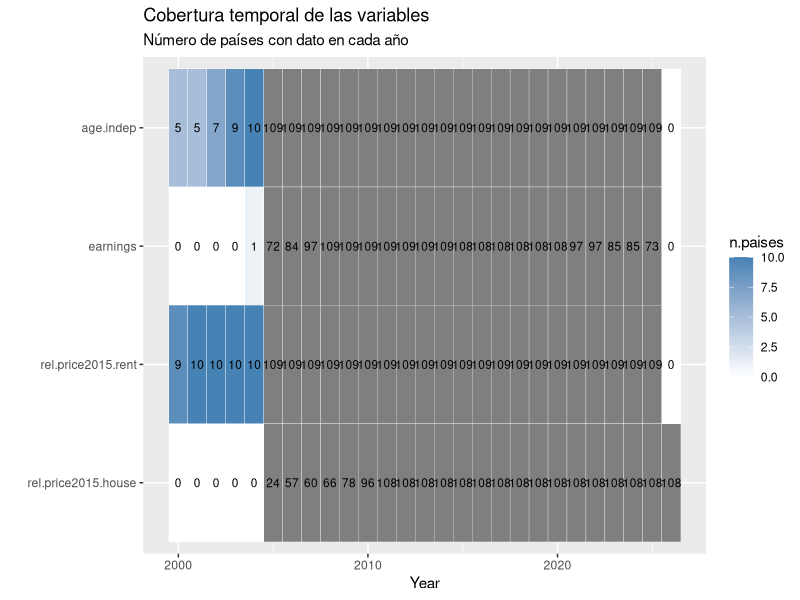
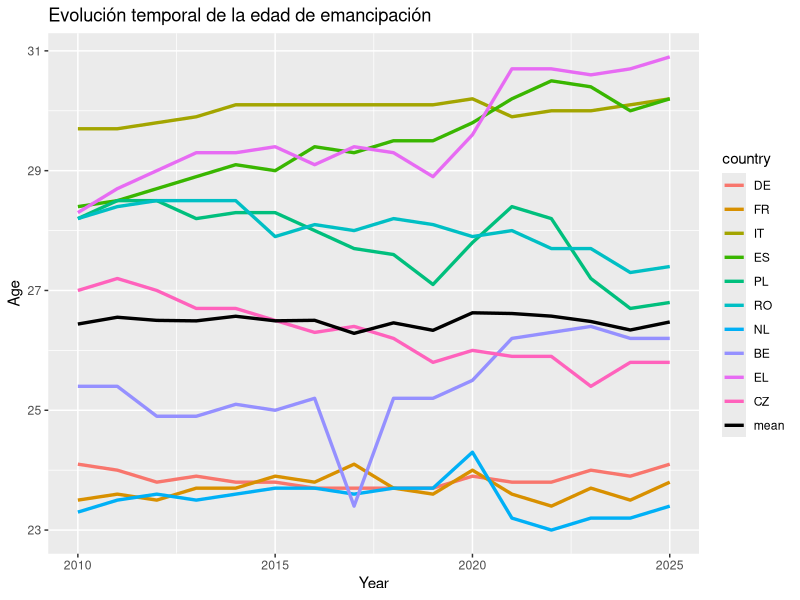
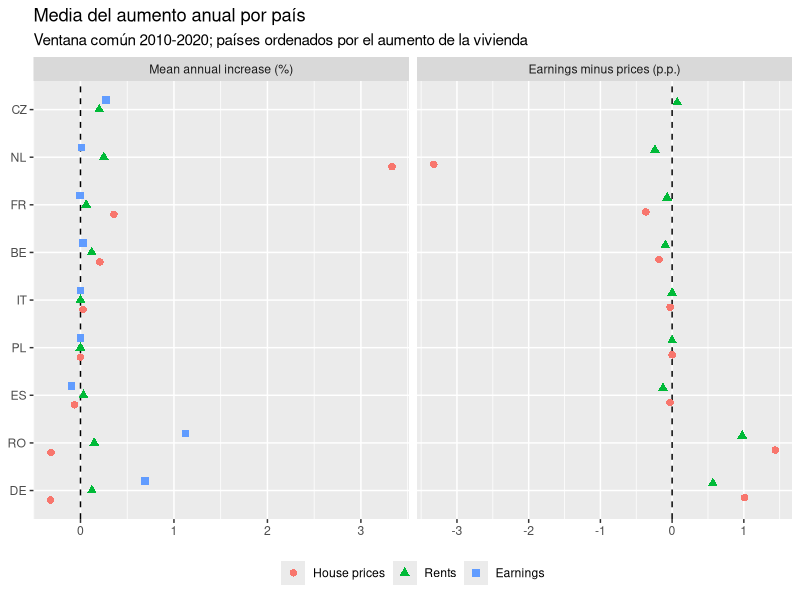
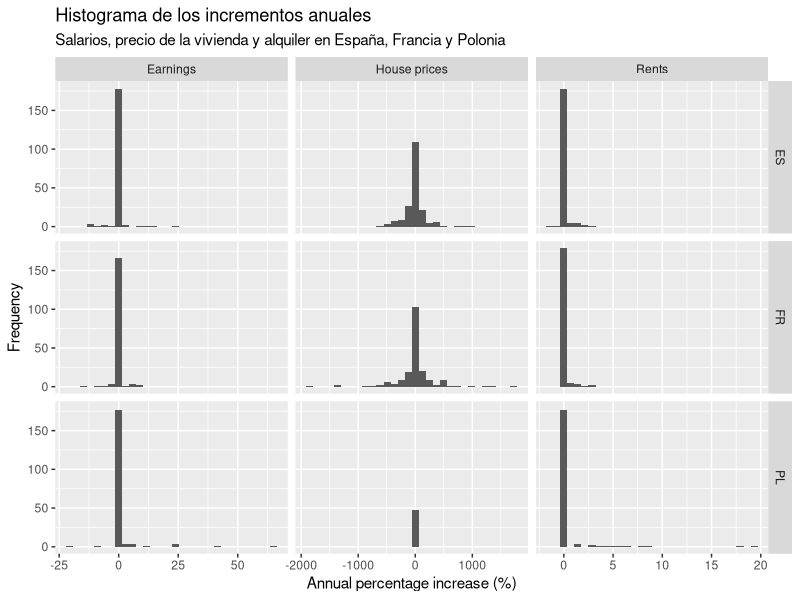
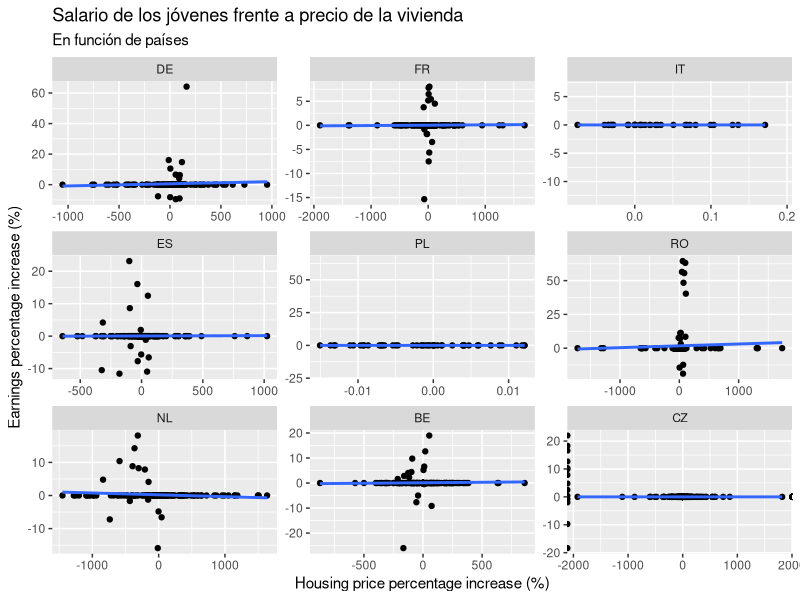
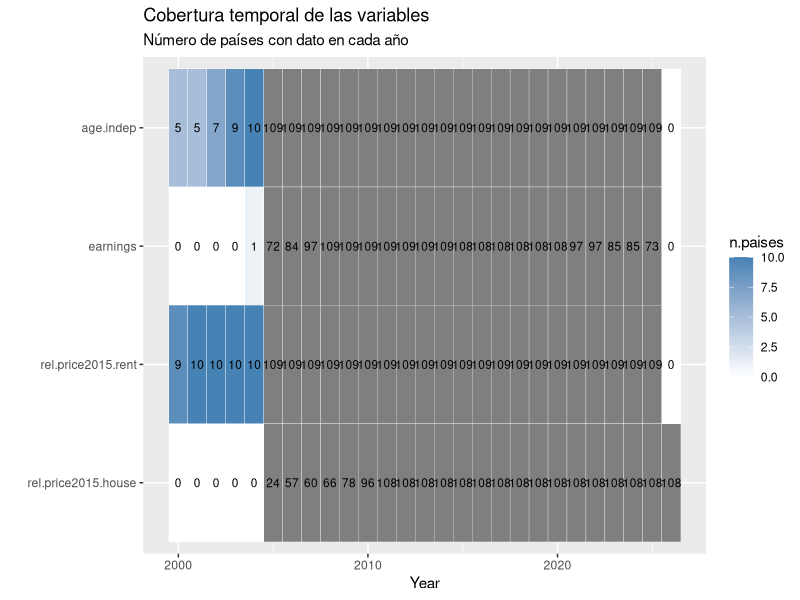
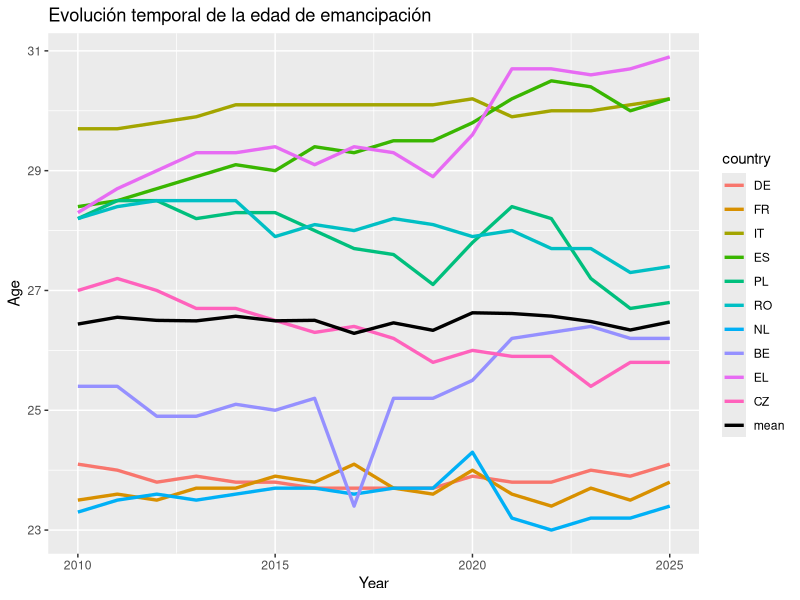
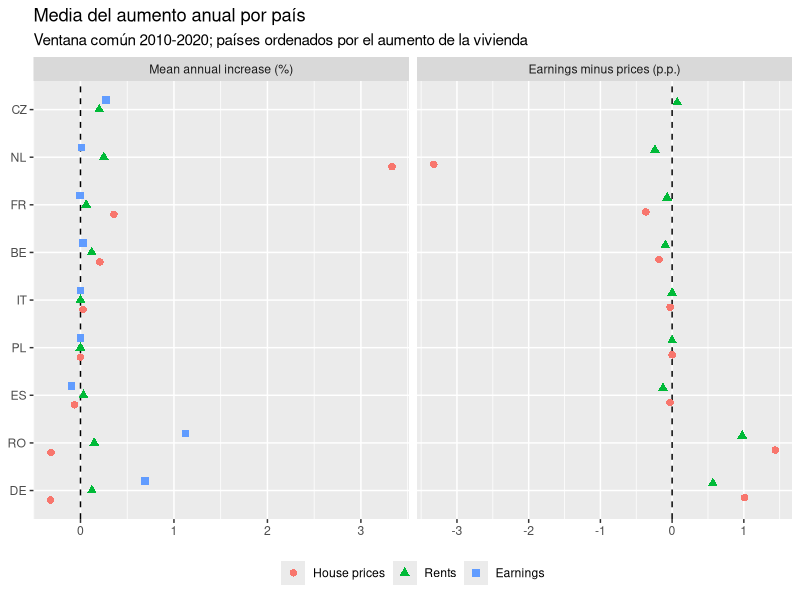

Reproduce these figures in R, in order. (Note: this script raises an error after producing the figures.)
## ---- chunk 1
knitr::opts_chunk$set(fig.width = 6.5, fig.height = 4, out.width = '100%',
                      echo = FALSE, message = FALSE, warning = FALSE)
# Tamaño por defecto de las figuras: 6.5 x 4.5 pulgadas, ajustadas al ancho del texto de la plantilla MDPI
## ---- chunk 2
library(readr)
library(stringr)
library(dplyr)
library(tidyr)
library(magrittr)
library(lubridate)
library(ggplot2)
library(GGally)
## ---- chunk 3
# Cargamos el dataframe
poblacion <- read_tsv('data/poblacion_paises.tsv')

# Limpiamos los nombres de la variable country para obtener los nombres de los paises
colnames(poblacion)[1] <- 'country'
poblacion %<>% mutate(country = sub("^.*,", "", country)) %>% mutate(across(-1, ~ as.numeric(gsub('[^0-9.]', '', .x))))

# Calculamos la media poblacional de cada pais desde el 2000 hasta hoy
poblacion %<>% transmute(country, population = rowMeans(select(., -country), na.rm = TRUE))

# Ordenamos los paises de mayor a menor poblacion
# Eliminamos algunos que no pertenecen politicamente a Europa
poblacion %<>% arrange(desc(population)) %>% filter(!(country %in% c('RU', 'UA', 'DE_TOT', 'TR', 'FX', 'BY', 'AZ', 'UK')))

# Nos quedamos con los nombres de los 10 primeros
mas.poblacion10 <- poblacion$country[1:10]

# Nos quedamos con los nombres de los 5 primeros
mas.poblacion5 <- poblacion$country[1:5]
## ---- chunk 4
# Cargamos el dataframe
indep.resid <- read_tsv('data/edad_independencia_residencial.tsv')

# La primera columna viene con los valores de sex y country, por lo que hay que separarlos
colnames(indep.resid)[1] <- 'sex.country'
indep.resid %<>% mutate(sex.country = sub("^.*,([^,]*,[^,]*)$", "\\1", sex.country)) %>% separate(sex.country, into = c('sex', 'country'), sep = ',') %>% mutate(sex = factor(sex))

# Aqui pasamos los valores de edad de emancipacion en funcion de año a formato tidy
# Filtramos para quedarnos con sex = 'T', el total, ya que no nos interesa la diferenciacion por sexos
# Nos quedamos con los 10 paises mas poblados
indep.resid %<>% mutate(across(c(-1, -2), ~ as.numeric(gsub('[^0-9.]', '', .x)))) %>% pivot_longer(cols = c(-1, -2), names_to = 'year', values_to = 'age.indep') %>% mutate(year = as.numeric(year)) %>% filter(sex == 'T' & country %in% mas.poblacion10) %>% select(-sex) %>% mutate(country = factor(country, levels = mas.poblacion10, labels = mas.poblacion10))
## ---- chunk 5
precio.vivienda <- read_tsv('data/precio_vivienda.tsv')

colnames(precio.vivienda)[1] <- 'country'
precio.vivienda %<>% mutate(country = sub(".*,", "", country))

precio.vivienda %<>% mutate(across(-1, ~ as.numeric(gsub('[^0-9.]', '', .x)))) %>% pivot_longer(cols = -1, names_to = 'year.quadri', values_to = 'rel.price2015.house')

# Como el indice viene por cuatrimestres, nos quedamos con 1 solo valor, el correspondiente al cuatrimestre 1
precio.vivienda %<>% separate(year.quadri, into = c('year', 'quadri'), sep = '-') %>% mutate(quadri = factor(quadri, ordered=TRUE)) %>% mutate(year = as.numeric(year)) %>% filter(country %in% mas.poblacion10 & quadri == 'Q1') %>% select(-quadri) %>% mutate(country = factor(country, levels = mas.poblacion10, labels = mas.poblacion10))
## ---- chunk 6
precio.alquiler <- read_tsv('data/precio_alquiler.tsv')

colnames(precio.alquiler)[1] <- 'country'
precio.alquiler %<>% mutate(country = sub(".*,", "", country))

precio.alquiler %<>% mutate(across(-1, ~ as.numeric(gsub('[^0-9.]', '', .x)))) %>% pivot_longer(cols = -1, names_to = 'year', values_to = 'rel.price2015.rent') %>% mutate(year = as.numeric(year)) %>% filter(country %in% mas.poblacion10) %>% mutate(country = factor(country, levels = mas.poblacion10, labels = mas.poblacion10))
## ---- chunk 7
salarios2 <- read_tsv('data/salarios2.tsv')

# Este dataframe ha sido obtenido de otra fuente
# Por eso los nombres de los paises vienen en otro formato y hay que hacer el filtrado manualmente otra vez 
salarios2 %<>% transmute(country = ref_area.label, year = time, earnings = 0.9*obs_value, source = factor(source.label))
names.country <- c('Germany', 'France', 'Italy', 'Spain', 'Poland', 'Romania', 'Netherlands', 'Belgium', 'Greece', 'Czechia')
names.country %in% salarios2$country
salarios2 %<>% filter(country %in% names.country) %>% mutate(country = factor(country, levels = names.country, labels = mas.poblacion10))

# En algunos paises se ha cambiado el metodo de cuantificar los salarios, por lo que hay saltos muy grandes de un año a otro
# Identificamos los paises en los que ha pasado esto
major.source <- salarios2 %>% count(country, source) %>% group_by(country) %>% arrange(desc(n)) %>% slice(1) %>% mutate(major.source = source) %>% select(c(-source, -n))

# Para no estropear la tendencia temporal, nos quedamos con los datos correspondientes a 1 solo metodo, del que mas observaciones haya
salarios2 %<>% full_join(major.source) %>% mutate(earnings = ifelse(source == major.source, earnings, NA)) %>% select(c(-major.source, -source))
## ---- chunk 8
# Juntamos todas las variables en un dataframe por paises y años
jovenes.df <- indep.resid %>% full_join(salarios2) %>% full_join(precio.alquiler) %>% full_join(precio.vivienda) 
## ---- chunk 9
sumario.jovenes <- data.frame(variable = colnames(jovenes.df))
sumario.jovenes$type <- sapply(jovenes.df, function(x) class(x)[1])
sumario.jovenes$levels <- sapply(jovenes.df, function(x) length(unique(x)))
sumario.jovenes$topLevel <- sapply(jovenes.df, function(x) names(which.max(table(x))))
sumario.jovenes$topCount <- sapply(jovenes.df, function(x) max(table(x)))
sumario.jovenes$topFrac <- sumario.jovenes$topCount / nrow(jovenes.df)
sumario.jovenes$missFreq <- sapply(jovenes.df, function(x) sum(is.na(x)))
sumario.jovenes$missFrac <- sumario.jovenes$missFreq / nrow(jovenes.df)


tab.df <- sumario.jovenes
num <- suppressWarnings(as.numeric(tab.df$topLevel))
tab.df$topLevel <- ifelse(is.na(num), tab.df$topLevel, format(round(num, 2), trim = TRUE, drop0trailing = TRUE))

tab.sumario <- knitr::kable(tab.df, format = 'latex', booktabs = TRUE, linesep = '', digits = 3, align = c('l', 'l', 'r', 'r', 'r', 'r', 'r', 'r'), col.names = c('Variable', 'Type', 'Levels', 'Top level', 'Top count', 'Top frac.', 'Miss. freq.', 'Miss. frac.'))
knitr::asis_output(paste0('\\begin{table}[H]\n\\caption{Resumen de las variables del conjunto de datos.}\n\\centering\\footnotesize\\setlength{\\tabcolsep}{4pt}\n', paste(tab.sumario, collapse = '\n'), '\n\\end{table}\n'))
## ---- chunk 10
dim(jovenes.df)
# Numero de registros y de variables

vars.num <- setdiff(colnames(jovenes.df)[sapply(jovenes.df, is.numeric)], 'year')
vars.num
# Variables cuantitativas continuas. 'country' es cualitativa nominal y 'year' es cuantitativa discreta (indice temporal)

por.var <- function(f) unname(sapply(jovenes.df[vars.num], f))
# Aplica una funcion a cada variable numerica y devuelve un vector sin nombres
## ---- chunk 11
cobertura <- jovenes.df %>% group_by(year) %>% summarise(across(all_of(vars.num), ~ sum(!is.na(.x)))) %>% pivot_longer(-year, names_to = 'variable', values_to = 'n.paises') %>% mutate(variable = factor(variable, levels = rev(vars.num)))

ggplot(cobertura, aes(x = year, y = variable, fill = n.paises)) + geom_tile(color = 'white') + geom_text(aes(label = n.paises), size = 3) + scale_fill_gradient(low = 'white', high = 'steelblue', limits = c(0, length(unique(jovenes.df$country)))) + labs(title = 'Cobertura temporal de las variables', subtitle = 'Número de países con dato en cada año') + xlab('Year') + ylab('')
ggsave('results/univ_cobertura.pdf', width = 14, height = 10, dpi = 300)
## ---- chunk 12
# Limitamos el estudio desde el 2010 hasta el 2025
jovenes.df %<>% filter(year >= 2010 & year <= 2025)

# Obtenemos el primer año en el que comienzan las medidas de salarios y precios
# Tomamos este año como valor de referencia para poder compararlos luego mas facilmente
year.start <- jovenes.df %>% group_by(country) %>% arrange(year) %>% select(c(country, year, rel.price2015.rent, rel.price2015.house, earnings)) %>%  filter(if_all(everything(), ~ !is.na(.x))) %>% slice(1) %>% ungroup() %>% transmute(country, year.start = year)

jovenes.df <- full_join(jovenes.df, year.start)

# Ahora tomamos, para cada variable, un valor de 100 en el año de referencia, asi las podremos comparar mejor graficamente
jovenes.df %<>% group_by(country) %>% mutate(earnings = earnings/earnings[year == unique(year.start)]*100, price.rent = rel.price2015.rent/rel.price2015.rent[year == unique(year.start)]*100, price.house = rel.price2015.house/rel.price2015.house[year == unique(year.start)]*100) %>% select(c(-year.start, -rel.price2015.rent, -rel.price2015.house)) %>% ungroup()

# Calculamos los salarios en proporcion al precio de la vivienda y a los alquileres, respectivamente
jovenes.df %<>% mutate(earn.prop.house = earnings/price.house*100, earn.prop.rent = earnings/price.rent*100)

# Calculamos el aumento porcentual de los salarios, alquileres y precio de la vivienda para cada año
jovenes.df %<>%
  group_by(country) %>%
  arrange(year, .by_group = TRUE) %>%
  mutate(
    age.diff = age.indep - lag(age.indep),
    earn.diff = earnings - lag(earnings),
    house.diff = price.house - lag(price.house),
    rent.diff = price.rent - lag(price.rent)
  ) %>%
  ungroup()
## ---- chunk 13
# Calculamos ahora cuales son las variables cuantitativas continuas tras las transformaciones
vars.num <- setdiff(colnames(jovenes.df)[sapply(jovenes.df, is.numeric)], 'year')
vars.num
## ---- chunk 14
mystats <- function(x, na.omit = TRUE) {
  if (na.omit) x <- x[!is.na(x)]
  m <- mean(x)
  n <- length(x)
  s <- sd(x)
  skew <- sum((x - m)^3 / s^3) / n
  kurt <- sum((x - m)^4 / s^4) / n - 3
  return(c(n = n, mean = m, trimmed = mean(x, trim = 0.1), median = median(x), min = min(x), q1 = quantile(x, 0.25, names = FALSE), q3 = quantile(x, 0.75, names = FALSE), max = max(x), stdev = s, var = var(x), mad = mad(x), IQR = IQR(x), skew = skew, kurtosis = kurt))
}
# Funcion del Tema 6 (asimetria y curtosis en exceso), ampliada con media recortada (10%), cuartiles, rango intercuartilico y MAD

estad <- sapply(jovenes.df[vars.num], mystats)

t(round(estad[c('n', 'mean', 'trimmed', 'median', 'min', 'q1', 'q3', 'max'), ], 2))
# Tendencia central y posicion

t(round(estad[c('stdev', 'var', 'mad', 'IQR', 'skew', 'kurtosis'), ], 2))
# Dispersion y forma (skew > 0: cola larga a la derecha; kurtosis > 0: colas mas pesadas que la normal)
## ---- chunk 15
# Estadisticos descriptivos por pais (5 paises mas poblados) en una tabla compacta
nm <- names(mystats(c(0, 1)))
mystats.pais <- function(x) if (all(is.na(x))) setNames(rep(NA_real_, length(nm)), nm) else mystats(x)

# Una fila por variable para cada pais (mismas medidas que mystats)
estad.pais <- lapply(mas.poblacion5, function(p) {
  res <- t(sapply(jovenes.df[jovenes.df$country == p, vars.num], mystats.pais))
  data.frame(variable = vars.num, res, row.names = NULL)
})
estad.pais <- do.call(rbind, estad.pais)
estad.pais$n <- as.integer(estad.pais$n)

tab.est <- knitr::kable(estad.pais, format = 'latex', booktabs = TRUE, linesep = '', digits = 2, align = c('l', rep('r', 14)), col.names = c('Variable', 'n', 'Mean', 'Trim.', 'Median', 'Min', 'Q1', 'Q3', 'Max', 'SD', 'Var', 'MAD', 'IQR', 'Skew', 'Kurt.'))

# Se inserta una fila de cabecera con el nombre de cada pais antes de su bloque de variables
lin <- unlist(strsplit(paste(tab.est, collapse = '\n'), '\n'))
i.mid <- grep('^\\\\midrule', lin)[1]
i.bot <- grep('^\\\\bottomrule', lin)
cuerpo <- lin[(i.mid + 1):(i.bot - 1)]
nv <- length(vars.num)
bloques <- unlist(lapply(seq_along(mas.poblacion5), function(k) c(sprintf('\\midrule\\multicolumn{15}{l}{\\textbf{%s}}\\\\', mas.poblacion5[k]), cuerpo[((k - 1) * nv + 1):(k * nv)])))
tabla <- paste(c(lin[1:(i.mid - 1)], bloques, lin[i.bot:length(lin)]), collapse = '\n')

# Letra pequena y reduccion automatica al ancho del texto si la tabla es mas ancha
knitr::asis_output(paste0('\\begin{table}[htbp]\n\\caption{Estadísticos descriptivos por país (5 países más poblados).}\n\\centering\\scriptsize\\setlength{\\tabcolsep}{2pt}\n\\resizebox{\\ifdim\\width>\\linewidth\\linewidth\\else\\width\\fi}{!}{%\n', tabla, '}\n\\end{table}\n'))
## ---- chunk 16
age.mean <- jovenes.df %>% group_by(year) %>% summarise(age.mean = mean(age.indep, na.rm = TRUE), .groups = "drop")
ggplot() + geom_line(data = jovenes.df, mapping = aes(x = year, y = age.indep, color = country), linewidth = 1.15, na.rm = TRUE) + geom_line(data = age.mean, mapping = aes(x = year, y = age.mean, color = 'mean'), linewidth = 1.15, na.rm = TRUE) +
  scale_color_manual(values = c(setNames(scales::hue_pal()(length(unique(jovenes.df$country))), unique(jovenes.df$country)), "mean" = "black")) +
  labs(title = 'Evolución temporal de la edad de emancipación') + xlab('Year') + ylab('Age')
ggsave('results/edad_emancipacion.pdf', width = 14, height = 10, dpi = 300)
## ---- chunk 17
media.edad <- jovenes.df %>% group_by(country) %>% summarise(n.years = n(), media = round(mean(age.indep, na.rm = TRUE),2), media.pct = round(mean(age.diff, na.rm = TRUE),2), total.dif = age.indep[length(age.indep)]-age.indep[1], .groups = 'drop') %>% as.data.frame()
media.edad
# Media anual de cada pais de la edad de emancipación
## ---- chunk 18
paises.excluir <- character(0)
# Paises que se quieran dejar fuera del estudio (por ejemplo, uno con una serie muy corta que acorte la ventana comun). Grecia ya queda fuera porque no tiene serie de vivienda

aumentos <- jovenes.df %>% filter(!country %in% paises.excluir) %>% select(country, year, earnings, price.rent, price.house, earn.pct = earn.diff, rent.pct = rent.diff, house.pct = house.diff)
# Aumento porcentual: la propia .diff (variacion anual del indice, que vale 100 en el año base)

vars.pct <- c('house.pct', 'rent.pct', 'earn.pct')
# Variables del estudio: aumento porcentual de la vivienda, del alquiler y de los salarios

rango.paises <- aumentos %>% filter(!is.na(earnings) & !is.na(price.rent) & !is.na(price.house)) %>% group_by(country) %>% summarise(primero = min(year), ultimo = max(year), .groups = 'drop') %>% as.data.frame()
# Primer y ultimo año con las tres series disponibles en cada pais

year.ini <- max(rango.paises$primero)
year.fin <- min(rango.paises$ultimo)
c(year.ini = year.ini, year.fin = year.fin)
# Ventana comun: desde el ultimo de los primeros años hasta el primero de los ultimos

aum.comun <- aumentos %>% filter(year > year.ini & year <= year.fin) %>% filter(if_all(all_of(vars.pct), ~ !is.na(.x)))
# Variaciones anuales dentro de la ventana comun (la primera es la de year.ini + 1) y sin datos ausentes

aum.comun %>% count(country) %>% as.data.frame()
## ---- chunk 19
medias.pais <- aum.comun %>% group_by(country) %>% summarise(n.years = n(), across(all_of(vars.pct), mean), .groups = 'drop') %>% mutate(earn.menos.house = earn.pct - house.pct, earn.menos.rent = earn.pct - rent.pct) %>% as.data.frame()
# Media anual de cada pais en la ventana comun y diferencias entre variables

# Figura compacta: a la izquierda, media anual del aumento de la vivienda, el alquiler y los salarios; a la derecha, diferencia entre salarios y precios (p.p. = puntos porcentuales)
orden <- as.character(medias.pais$country[order(medias.pais$house.pct)])
etq <- c(house.pct = 'House prices', rent.pct = 'Rents', earn.pct = 'Earnings')
pan <- c('Mean annual increase (%)', 'Earnings minus prices (p.p.)')

medias.fig <- bind_rows(
  medias.pais %>% select(country, house.pct, rent.pct, earn.pct) %>% pivot_longer(-country, names_to = 'variable', values_to = 'valor') %>% mutate(panel = pan[1]),
  medias.pais %>% transmute(country, house.pct = earn.menos.house, rent.pct = earn.menos.rent) %>% pivot_longer(-country, names_to = 'variable', values_to = 'valor') %>% mutate(panel = pan[2])
) %>% mutate(country = factor(country, levels = orden), variable = factor(variable, levels = names(etq), labels = etq), panel = factor(panel, levels = pan))

ggplot(medias.fig, aes(x = valor, y = country, color = variable, shape = variable, group = variable)) + geom_vline(xintercept = 0, linetype = 2) + geom_point(size = 2.2, position = position_dodge(width = 0.6)) + facet_wrap(~panel, scales = 'free_x') + labs(title = 'Media del aumento anual por país', subtitle = paste0('Ventana común ', year.ini, '-', year.fin, '; países ordenados por el aumento de la vivienda'), x = NULL, y = NULL, color = NULL, shape = NULL) + theme(legend.position = 'bottom')
ggsave('results/univ_aumentos_medias.pdf', width = 6.5, height = 3.5, dpi = 300)
## ---- chunk 20
# Tabla con los valores de la figura (mismo orden: de mayor a menor aumento de la vivienda)
n.pais <- nrow(medias.pais)
n.house <- sum(medias.pais$earn.menos.house > 0)
n.rent <- sum(medias.pais$earn.menos.rent > 0)

tab.med <- medias.pais %>% arrange(desc(house.pct)) %>% select(country, house.pct, rent.pct, earn.pct, earn.menos.house, earn.menos.rent)
tab.med <- knitr::kable(tab.med, format = 'latex', booktabs = TRUE, linesep = '', digits = 2, align = c('l', rep('r', 5)), escape = FALSE, col.names = c('Country', 'House', 'Rent', 'Earnings', 'Earn.$-$House', 'Earn.$-$Rent'))

knitr::asis_output(paste0('\\begin{table}[H]\n\\caption{Media anual del aumento (\\%) de los precios de la vivienda, del alquiler y de los salarios en ', year.ini, '-', year.fin, ', y diferencia entre salarios y precios (p.p.). Los salarios crecen más que la vivienda en ', n.house, ' de ', n.pais, ' países y más que el alquiler en ', n.rent, ' de ', n.pais, '.}\n\\centering\\footnotesize\n', paste(tab.med, collapse = '\n'), '\n\\end{table}\n'))
## ---- chunk 21
# Histogramas de los incrementos anuales (los mismos de antes, bins = 30) de salarios, vivienda y alquiler en tres paises
paises.hist <- c('ES', 'FR', 'PL')

hist.df <- jovenes.df %>% filter(country %in% paises.hist) %>% select(country, earn.diff, house.diff, rent.diff) %>% pivot_longer(-country, names_to = 'variable', values_to = 'aumento') %>% mutate(country = factor(country, levels = paises.hist), variable = factor(variable, levels = c('earn.diff', 'house.diff', 'rent.diff'), labels = c('Earnings', 'House prices', 'Rents')))

ggplot(hist.df, aes(x = aumento)) + geom_histogram(bins = 30, na.rm = TRUE) + facet_grid(country ~ variable, scales = 'free_x') + xlab('Annual percentage increase (%)') + ylab('Frequency') + labs(title = 'Histograma de los incrementos anuales', subtitle = 'Salarios, precio de la vivienda y alquiler en España, Francia y Polonia')
## ---- chunk 22
jovenes.df %>% filter(country != 'EL') %>% ggplot(aes(x = house.diff, y = earn.diff)) + geom_point(na.rm = TRUE) + 
   geom_smooth(method = "lm", se = FALSE, na.rm = TRUE) + facet_wrap(.~country, nrow = 4, scales = 'free') + ylab('Earnings percentage increase (%)') + xlab('Housing price percentage increase (%)') + labs(title = 'Salario de los jóvenes frente a precio de la vivienda', subtitle = 'En función de países')
## ---- chunk 23
jovenes.df %>% filter(country != 'EL') %>% group_by(country) %>% summarise(cor.pearson = cor(earn.diff, house.diff, method = 'pearson', use = 'complete.obs'), cor.spearman = cor(earn.diff, house.diff, method = 'spearman', use = 'complete.obs'))
## ---- chunk 24
jovenes.df %>% filter(country != 'EL') %>% group_by(country) %>% summarise(slope = lm(earn.diff ~ house.diff)[[1]][2])
## ---- chunk 25
jovenes.df %>% filter(country != 'EL') %>% ggplot(aes(x = rent.diff, y = earn.diff)) + geom_point(na.rm = TRUE) + 
  geom_smooth(method = "lm", se = FALSE, na.rm = TRUE) + facet_wrap(.~country, nrow = 4, scales = 'free') + ylab('Earnings percentage increase (%)') + xlab('Rent percentage increase (%)') + labs(title = 'Salario de los jóvenes frente a precio del alquiler', subtitle = 'En función de países')
## ---- chunk 26
jovenes.df %>% filter(country != 'EL') %>% group_by(country) %>% summarise(cor.pearson = cor(earn.diff, rent.diff, method = 'pearson', use = 'complete.obs'), cor.spearman = cor(earn.diff, rent.diff, method = 'spearman', use = 'complete.obs'))
## ---- chunk 27
jovenes.df %>% filter(country != 'EL') %>% group_by(country) %>% summarise(slope = lm(earn.diff ~ rent.diff)[[1]][2])
## ---- chunk 28
ggplot(data = filter(jovenes.df, country != 'EL', year >= 2005 & year <= 2025)) + 
  geom_line(aes(x = year, y = earnings, color = 'earnings'), linewidth = 1, na.rm = TRUE) + 
  geom_line(aes(x = year, y = price.house, color = 'house buying'), linewidth = 1, linetype = 2, na.rm = TRUE) + 
  geom_line(aes(x = year, y = price.rent, color = 'rent'), linewidth = 1, linetype = 3, na.rm = TRUE) + facet_wrap(.~country, nrow = 4, scales = 'free_y') + labs(title = 'Evolución porcentual del salario de los jóvenes, precio de la vivienda y precio del alquiler', subtitle = 'En función de países') + xlab('Year') + ylab('Percentage increase (%)')
ggsave('results/viviendas_salarios.pdf', width = 14, height = 10, dpi = 300)
## ---- chunk 29
ggplot(data = filter(jovenes.df, country != 'EL', year >= 2005 & year <= 2025)) + 
  geom_line(aes(x = year, y = earn.prop.house, color = 'by house prices'), linewidth = 1, na.rm = TRUE) + 
  geom_line(aes(x = year, y = earn.prop.rent, color = 'by rent'), linewidth = 1, na.rm = TRUE) + facet_wrap(.~country, nrow = 4, scales = 'free_y') + labs(title = 'Evolución del salario real en proporción al precio de la vivienda y del alquiler', subtitle = 'En función de países') + xlab('Year') + ylab('Percentage increase (%)')
ggsave('results/proporcion_salario.pdf', width = 14, height = 10, dpi = 300)
